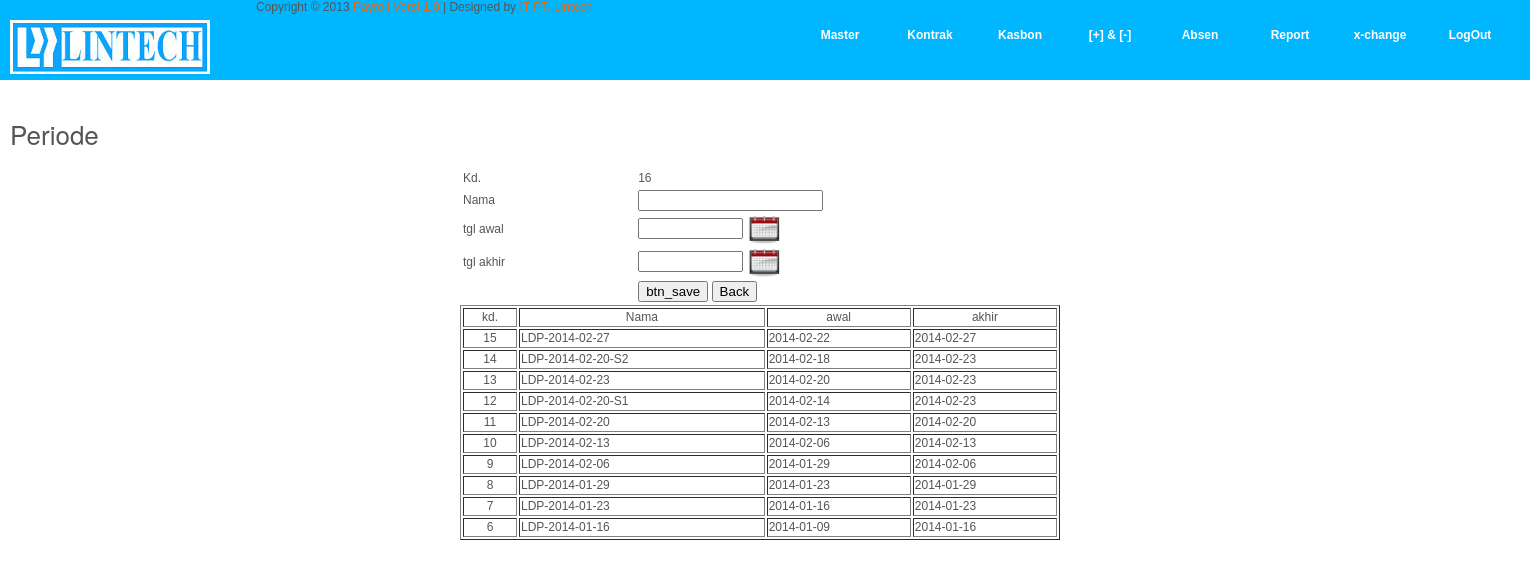
Screenshot of /insert_m_periode.php with the database file from the repository.
### tables this page shows
CREATE TABLE IF NOT EXISTS `periode` (
  `kd_periode` int(11) NOT NULL,
  `nama_periode` varchar(32) NOT NULL,
  `tgl_awal` date NOT NULL,
  `tgl_akhir` date NOT NULL,
  `potongan_jamsos` smallint(6) NOT NULL DEFAULT '0',
  PRIMARY KEY (`kd_periode`)
);

### insert_m_periode.php (the view, shortened to what this page needs)
<?php
require_once('connections/conn_mysqli_procedural.php');
$query_rsPeriode = "SELECT * FROM periode ORDER BY kd_periode DESC";
$rsPeriode = mysqli_query($link, $query_rsPeriode) or die (mysqli_errno($link));
$SQLmax="SELECT MAX(kd_periode) as NMAX FROM periode";
$rsMax= mysqli_query($link, $SQLmax) or die (mysqli_errno($link));
$row_rsMax= mysqli_fetch_assoc($rsMax);
$max=$row_rsMax[NMAX]+1;
?>
<!DOCTYPE html PUBLIC "-//W3C//DTD XHTML 1.0 Transitional//EN" "http://www.w3.org/TR/xhtml1/DTD/xhtml1-transitional.dtd">
<html xmlns="http://www.w3.org/1999/xhtml">
<head>
<link href="templatemo_style.css" rel="stylesheet" type="text/css" />
<link rel="stylesheet" type="text/css" href="css/ddsmoothmenu.css" />
<link rel="stylesheet" href="css/slimbox2.css" type="text/css" media="screen" />
</head>
<body>
<?php require_once('header.inc'); ?>
<div id="templatemo_main" class="wrapper">
	            <h2>Periode</h2>
		<form name="form1" method="POST" action="saveinsert_m_periode.php">
		  <table width="600" border="0" align="center">
			<tr>
			  <td width="111">Kd. </td>
			  <td width="18">&nbsp;</td>
			  <td width="325"><?php if ($_REQUEST['edit']==1) echo $row_rsEditPeriode['kd_periode']; else echo $max;?></td>
			</tr>
			<tr>
			  <td>Nama </td>
			  <td>&nbsp;</td>
			  <td><input name="nama_periode" type="text" id="nama_periode" value="<?php if ($_REQUEST['edit']==1) echo $row_rsEditPeriode['nama_periode'];?>"></td>
			</tr>
			<tr>
			  <td>tgl awal</td>
			  <td>&nbsp;</td>
			  <td>
			  <input type="text" id="awal" name="tgl_awal" size="10" maxlength="10" value="<?php if ($_REQUEST['edit']==1) echo $row_rsEditPeriode['tgl_awal'];?>"
			  onClick="if(self.gfPop)gfPop.fPopCalendar(document.form1.awal);return false;"/>
			  <a href="javascript:void(0)" onClick="if(self.gfPop)gfPop.fPopCalendar(document.form1.awal);return false;">
			  <img name="popcal" align="absmiddle" style="border:none" src="calender/calender.jpeg" width="34" height="29" border="0" alt="">
			  </a>
			  </td>
			</tr>
			<tr>
			  <td>tgl akhir</td>
			  <td>&nbsp;</td>
			  <td>
			  <input type="text" id="akhir" name="tgl_akhir"  size="10" maxlength="10" value="<?php if ($_REQUEST['edit']==1) echo $row_rsEditPeriode['tgl_akhir'];?>"
			  onClick="if(self.gfPop)gfPop.fPopCalendar(document.form1.akhir);return false;"/>
			  <a href="javascript:void(0)" onClick="if(self.gfPop)gfPop.fPopCalendar(document.form1.akhir);return false;" >
			  <img name="popcal" align="absmiddle" style="border:none" src="./calender/calender.jpeg" width="34" height="29" border="0" alt="">
			  </a>
			  </td>
			</tr>
			<tr>
			  <td>&nbsp;</td>
			  <td>&nbsp;</td>
			  <td><input name ="<?php if ($_REQUEST['edit']==1) echo "btn_edit"; else echo "btn_save";?>" type="submit" id="<?php if ($_REQUEST['edit']==1) echo "btn_edit"; else echo "btn_save";?>" value="<?php if ($_REQUEST['edit']==1) echo "btn_edit"; else echo "btn_save";?>">
			  <input name = "btn_back" type="button" value= "Back"  id="btn_back" Onclick="location='m_periode.php'">
			  </td>
			</tr>
		  </table>
		  <table border ="1" width=600 align = "center">
		  <tr align="center">
		  <td width=50 align=center>kd. </td>
		  <td align=center> Nama </td>
		  <td align=center> awal </td>
		  <td align=center> akhir </td>
		  </tr>
		  <?php while ($row_rsPeriode = mysqli_fetch_assoc($rsPeriode)) { ?>
		  <tr>
		  <td align=center> <?php echo $row_rsPeriode['kd_periode'];?></td>
		  <td align=left> <?php echo $row_rsPeriode['nama_periode'];?></td>
		  <td align=left> <?php echo $row_rsPeriode['tgl_awal'];?></td>
		  <td align=left> <?php echo $row_rsPeriode['tgl_akhir'];?></td>
		  </tr>
		  <?php } ?>
		  </table>
		</form>
	</div>
</body>
</html>

### templatemo_style.css (style rules this page uses)
body { margin: 0; padding: 0; color: #555; font-family: Verdana, Arial, Helvetica, sans-serif; font-size: 12px; line-height: 15px; background-color: #fff; }
h1, h2, h3, h4, h5, h6 { color:#555; font-weight:400; padding: 0; margin: 0; font-family: "Helvetica Neue",Helvetica,Arial,sans-serif }
h2 { font-size:26px; margin-bottom: 20px; line-height: 28px }
img { margin: 0; padding: 0 }
a:link, a:visited { color:#e16715; text-decoration: none }
.wrapper { height: 2900px; width: 1500px; padding: 0 10px; margin: 0px; }
#templatemo_main { padding: 40px 10px; background: # }

### rows the page displays
periode: kd_periode "15", nama_periode "LDP-2014-02-27", tgl_awal "2014-02-22", tgl_akhir "2014-02-27"
periode: kd_periode "14", nama_periode "LDP-2014-02-20-S2", tgl_awal "2014-02-18", tgl_akhir "2014-02-23"
periode: kd_periode "13", nama_periode "LDP-2014-02-23", tgl_awal "2014-02-20", tgl_akhir "2014-02-23"
periode: kd_periode "12", nama_periode "LDP-2014-02-20-S1", tgl_awal "2014-02-14", tgl_akhir "2014-02-23"
periode: kd_periode "11", nama_periode "LDP-2014-02-20", tgl_awal "2014-02-13", tgl_akhir "2014-02-20"
periode: kd_periode "10", nama_periode "LDP-2014-02-13", tgl_awal "2014-02-06", tgl_akhir "2014-02-13"
periode: kd_periode "9", nama_periode "LDP-2014-02-06", tgl_awal "2014-01-29", tgl_akhir "2014-02-06"
periode: kd_periode "8", nama_periode "LDP-2014-01-29", tgl_awal "2014-01-23", tgl_akhir "2014-01-29"
periode: kd_periode "7", nama_periode "LDP-2014-01-23", tgl_awal "2014-01-16", tgl_akhir "2014-01-23"
periode: kd_periode "6", nama_periode "LDP-2014-01-16", tgl_awal "2014-01-09", tgl_akhir "2014-01-16"

### other values shown
$max "16"
